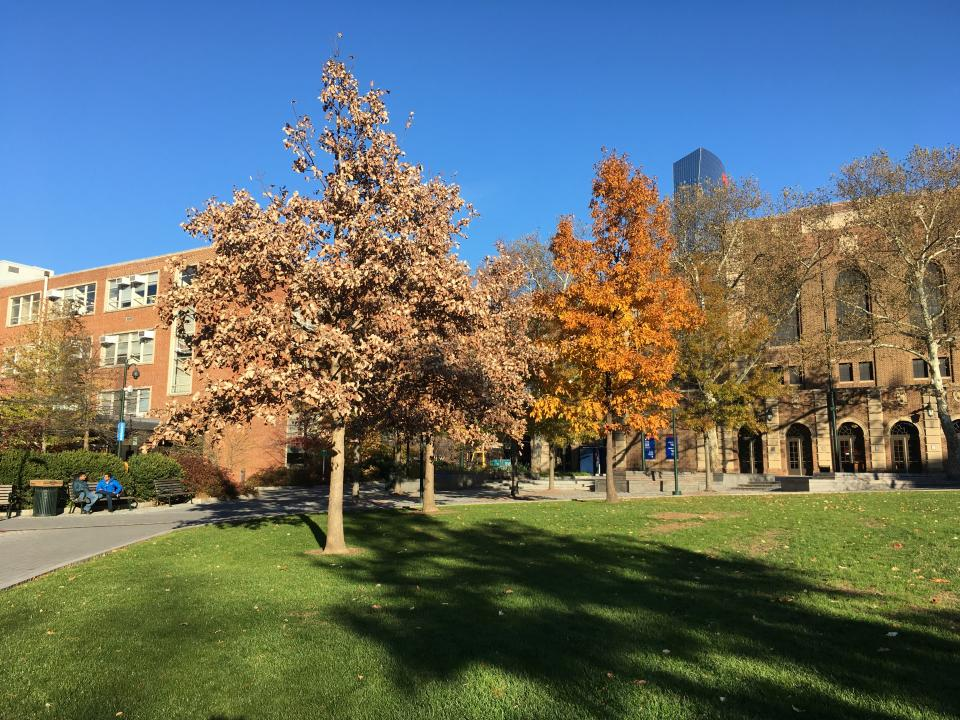
#> input picture images/shoemaker-left.jpg, 960 x 720 px
$ python demo.py
#> lines starting #> are read from the running program, lines starting #| are printed output that depends on the picture
### utilities.py
from feat_desc import *
import cv2
import numpy as np
from corner_detector import *
from anms import *
from feat_match import *
from ransac_est_homography import *
from matplotlib import pyplot as plt

# [82 lines left out: functions interp2, warp_image, not called in this run]

# Finds a homography to transform img1 -> img2
def get_homography(img1, img2, createPlots=True, imgNum=0):
    imgName = "img"+str(imgNum)
    max_anms = 2000

    gray = cv2.cvtColor(img1,cv2.COLOR_BGR2GRAY)
    c = corner_detector(gray)

    if createPlots:
        imgCopy = img1.copy()
        cCopy = c.copy()
        cCopy = cv2.dilate(cCopy, None)
        imgCopy[c>0] = [0,0,255]
        plt.imshow(cv2.cvtColor(imgCopy, cv2.COLOR_BGR2RGB))
        fig = plt.gcf()
        fig.savefig(imgName+'corner.png',dpi=200)
        plt.show()

    X1,Y1,rmax=anms(c, max_anms)
    d1 = feat_desc(gray,X1,Y1)
    kp1=[]
    for (_x,_y) in zip(X1,Y1):
        kp1.append(cv2.KeyPoint(_x,_y,40))

    gray = cv2.cvtColor(img2,cv2.COLOR_BGR2GRAY)
    c = corner_detector(gray)
    X2,Y2,rmax = anms(c, max_anms)
    d2 = feat_desc(gray,X2,Y2)
    kp2=[]
    for (_x,_y) in zip(X2,Y2):
        kp2.append(cv2.KeyPoint(_x,_y,40))
    m,dMatch=feat_match(d1, d2)
    x1=[]
    y1=[]
    x2=[]
    y2=[]
    for k,idx in enumerate(m):
        if (idx != -1):
            x1.append(X1[k])
            y1.append(Y1[k])
            x2.append(X2[idx])
            y2.append(Y2[idx])
    x1=np.array(x1)
    x2=np.array(x2)
    y1=np.array(y1)
    y2=np.array(y2)
    print(x1.shape)
    H, inlier_ind=ransac_est_homography(x1,y1,x2,y2,2)
    if createPlots:
        mask = np.array(inlier_ind, dtype=bool)
        mfilter = []
        for idx,i in enumerate(mask):
            if i == True:
                mfilter.append(dMatch[idx])
        img_matches = np.empty((max(img1.shape[0], img2.shape[0]), img1.shape[1]+img2.shape[1], 3), dtype=np.uint8)
        print(len(mfilter))
        f=cv2.drawMatches(img1, kp1, img2, kp2, mfilter, img_matches, flags=cv2.DrawMatchesFlags_NOT_DRAW_SINGLE_POINTS)
        plt.imshow(cv2.cvtColor(img_matches, cv2.COLOR_BGR2RGB))
        fig = plt.gcf()
        fig.savefig(imgName+'inliners.png',dpi=200)
        plt.show()
        f=cv2.drawMatches(img1, kp1, img2, kp2, dMatch, img_matches, flags=cv2.DrawMatchesFlags_NOT_DRAW_SINGLE_POINTS)
        plt.imshow(cv2.cvtColor(img_matches, cv2.COLOR_BGR2RGB))
        fig = plt.gcf()
        fig.savefig(imgName+'outliers.png',dpi=200)
        plt.show()

        plt.imshow(cv2.cvtColor(img1, cv2.COLOR_BGR2RGB))
        fig = plt.gcf()
        ax1 = fig.add_subplot(111)
        ax1.scatter(X1,Y1,c='r',s=1,label='ANMS')
        ax1.scatter(x1[mask],y1[mask],c='b',s=1,label='RANSAC')
        fig.savefig(imgName+'ransac.png',dpi=200)
        plt.show()
    return H

### corner_detector.py
'''
  File name: corner_detector.py
  Author:
  Date created:
'''

'''
  File clarification:
    Detects corner features in an image. You can probably find free “harris” corner detector on-line,
    and you are allowed to use them.
    - Input img: H × W matrix representing the gray scale input image.
    - Output cimg: H × W matrix representing the corner metric matrix.
'''
import cv2
import numpy as np

def corner_detector(img):
    cimg = cv2.cornerHarris(img,2,3,0.04)
    cimg[cimg<0.01*cimg.max()]=0
    res=np.zeros((cimg.shape))
    res[20:cimg.shape[0]-20,20:cimg.shape[1]-20] = cimg[20:cimg.shape[0]-20,20:cimg.shape[1]-20]
    return res

### demo.py
from matplotlib import pyplot as plt
import cv2
import numpy as np
import utilities
from mymosaic import *
import sys

# more sets of images available in the images/ folder!
imgL = cv2.imread('images/shoemaker-left.jpg')
#> imgL is the input picture: shape (720, 960, 3); mean B, G, R 105.7, 111.9, 103.3
imgM = cv2.imread('images/shoemaker-middle.jpg')
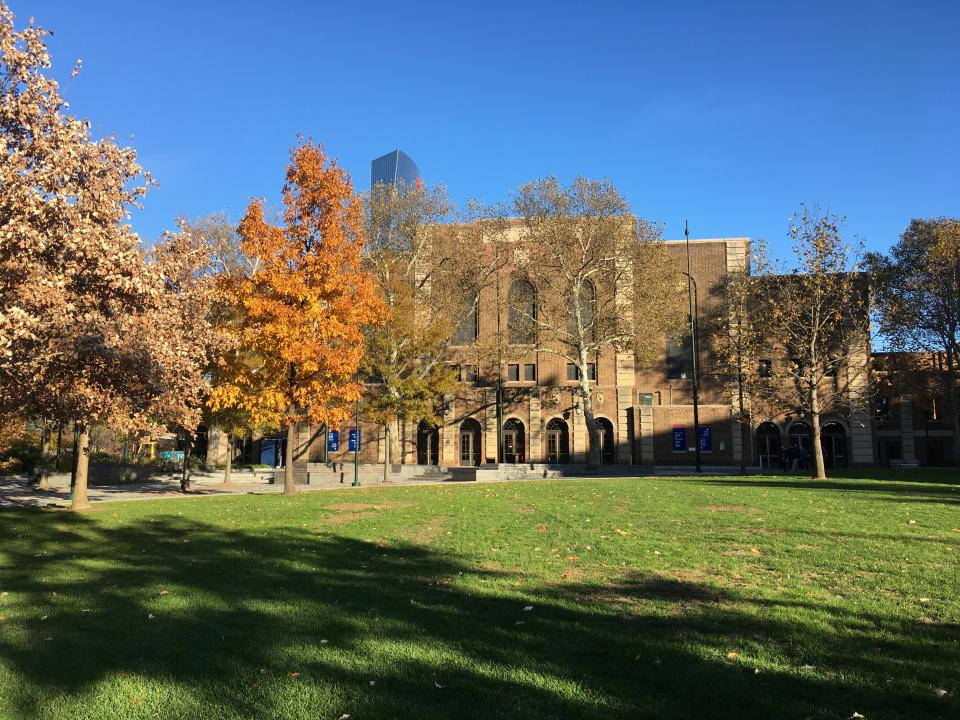
#> input picture images/shoemaker-middle.jpg, 960 x 720 px
#> imgM is the input picture: shape (720, 960, 3); mean B, G, R 104.2, 107.8, 96.3
imgR = cv2.imread('images/shoemaker-right.jpg')
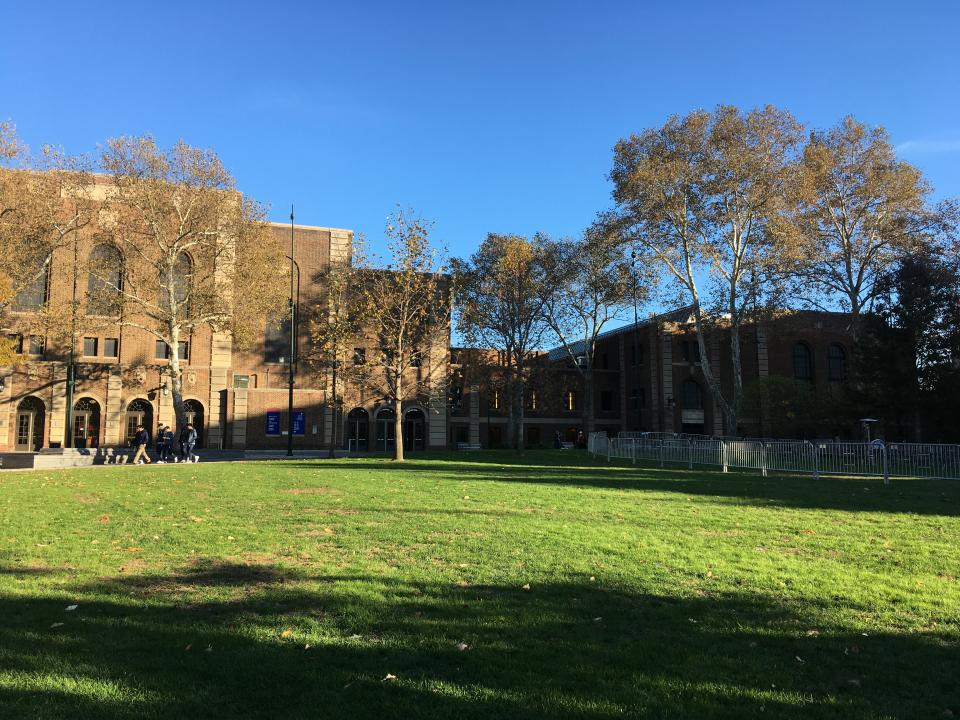
#> input picture images/shoemaker-right.jpg, 960 x 720 px
#> imgR is the input picture: shape (720, 960, 3); mean B, G, R 106, 108.8, 89.8

# find left -> middle homography and right->middle homography
HLM = utilities.get_homography(imgL,imgM,False,"L")
#> in get_homography, `gray = cv2.cvtColor(img1,cv2.COLOR_BGR2GRAY)`:
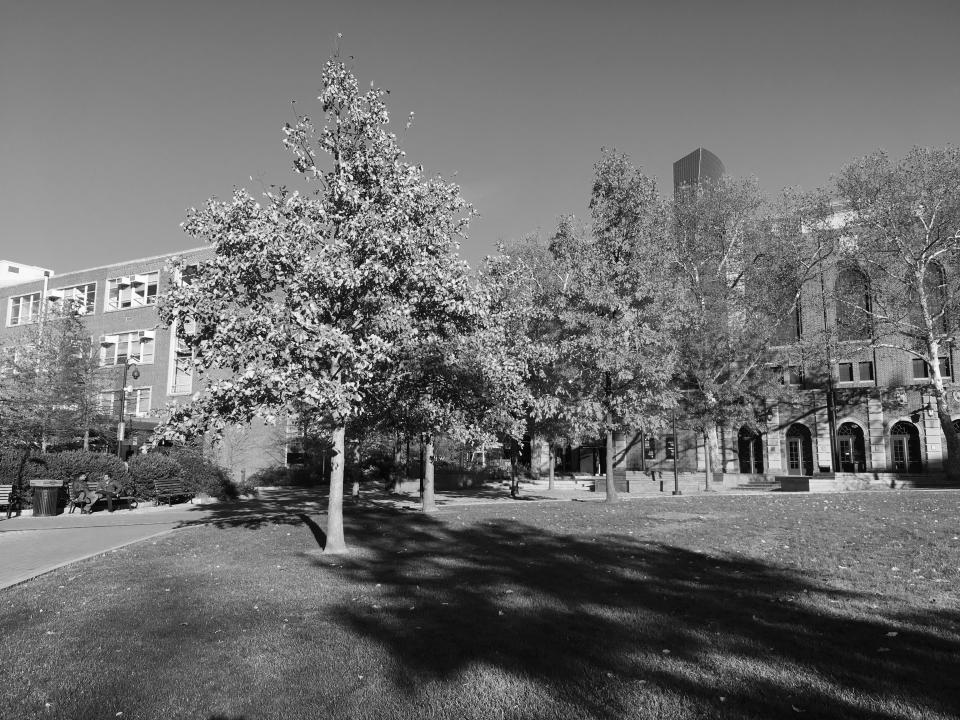
#> gray: shape (720, 960); min 0, max 255, mean 108.7
#> in corner_detector, `cimg = cv2.cornerHarris(img,2,3,0.04)`:
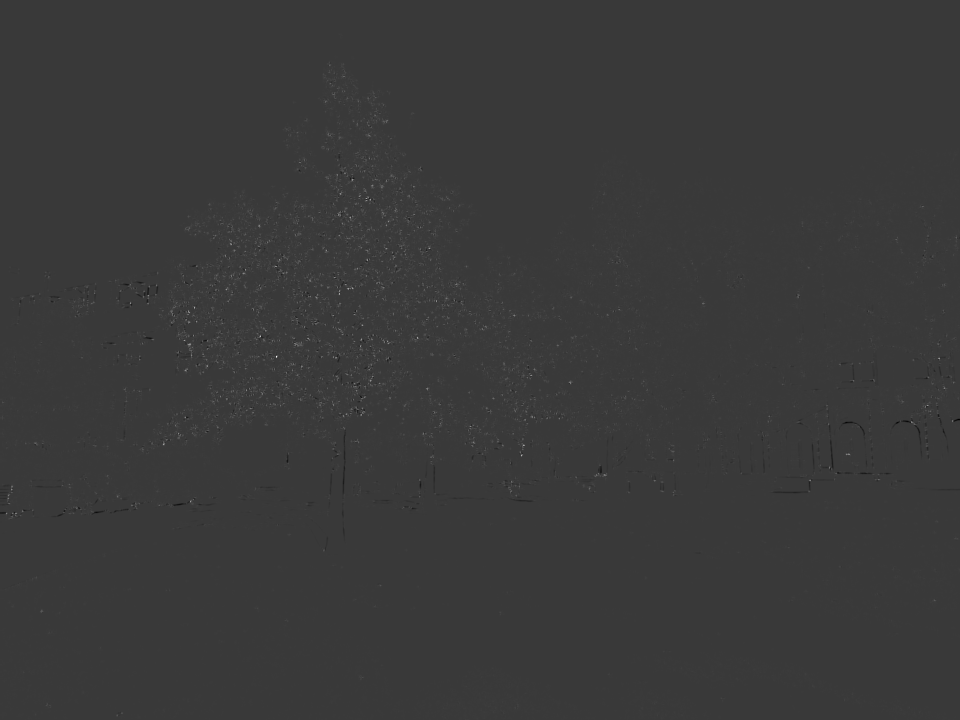
#> cimg: shape (720, 960) float32; min -0.0125, max 0.0425, mean 8.04e-05; drawn with min black and max white
#> in corner_detector, `cimg[cimg<0.01*cimg.max()]=0`:
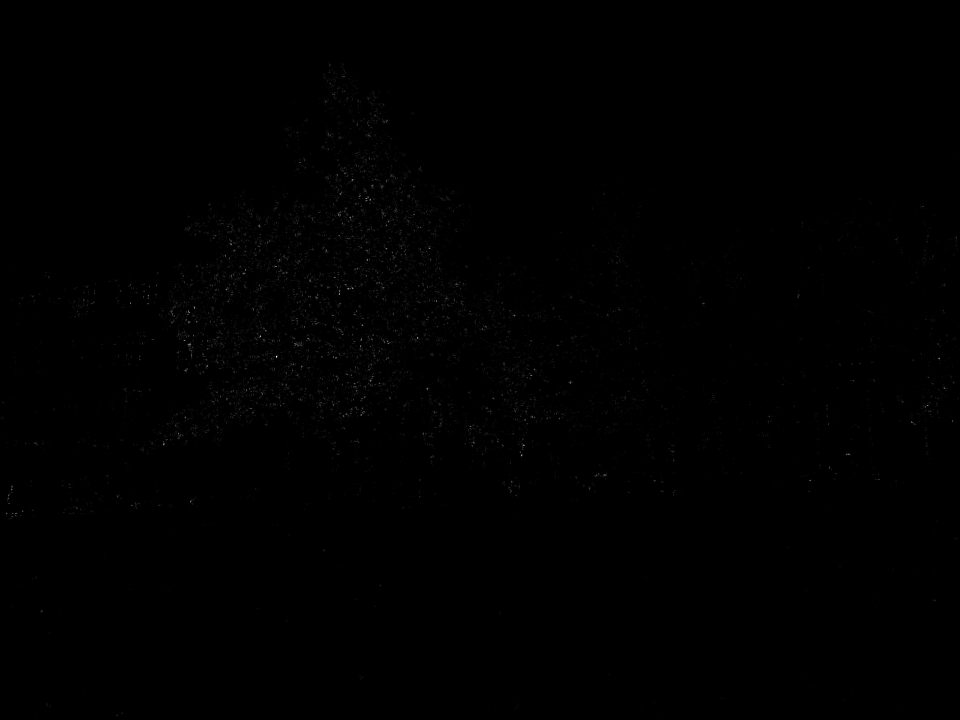
#> cimg: shape (720, 960) float32; min 0, max 0.0425, mean 8.33e-05; drawn with min black and max white
#> (the run stopped early here; a loop or call above may not have finished)
